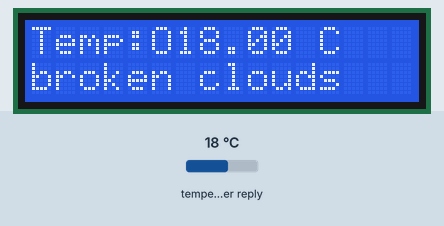
A sketch run on a simulated ESP32. Parts: 16×2 character LCD. The inputs (shaded band) are chosen by the test bench; at power-on: temperature in the weather reply 18 °C. WiFi joins after 1.5 s; servers stay silent unless stated; web services answer with replies made up by the test bench; what the sketch prints to the serial monitor is not drawn.

Above: at 1.9 s.

The sketch:

sketch.ino
```cpp
#include <Wire.h>
#include <LiquidCrystal_I2C.h>
#include <WiFi.h>          // Ganti dengan ESP8266WiFi.h jika menggunakan ESP8266
#include <HTTPClient.h>

const char* ssid = "IRUL WIFI";      // Pastikan sama dengan nama WiFi
const char* password = "gampang123"; // Pastikan password benar
String apiKey = "e07c53c6084de0ec216d7de200fde473";       // API Key dari OpenWeatherMap
String city = "Malang";              // Kota yang ingin ditampilkan
String units = "metric";              // Untuk Celsius gunakan "metric", untuk Fahrenheit "imperial"
String server = "http://api.openweathermap.org/data/2.5/weather?q=" + city + "&units=" + units + "&appid=" + apiKey;
//String server= "https://api.openweathermap.org/data/2.5/weather?q=Malang&appid=20ca0ff523294dcdeb424dfc5802e21b";

LiquidCrystal_I2C lcd(0x27, 16, 2);   // Inisialisasi LCD dengan alamat I2C 0x27

void setup() {
  Serial.begin(115200);

  // Inisialisasi LCD
  lcd.init();
  lcd.backlight();
  lcd.setCursor(0, 0);
  lcd.print("Connecting WiFi...");

  // Mulai koneksi WiFi
  WiFi.begin(ssid, password);
  Serial.println("\nMencoba terhubung ke WiFi...");
  Serial.print("SSID: ");
  Serial.println(ssid);

  // Tambahkan timeout 15 detik
  unsigned long startTime = millis();
  while (WiFi.status() != WL_CONNECTED && millis() - startTime < 15000) {
    delay(500);
    Serial.print(".");
  }

  // Cek hasil koneksi
  if (WiFi.status() != WL_CONNECTED) {
    Serial.println("\nGAGAL TERHUBUNG!");
    Serial.print("Status WiFi: ");
    Serial.println(WiFi.status()); // Kode error WiFi
    lcd.clear();
    lcd.print("WiFi FAILED!");
    lcd.setCursor(0, 1);
    lcd.print("Code: " + String(WiFi.status()));
    return; // Stop program
  }

  // Jika berhasil
  Serial.println("\nTERHUBUNG!");
  Serial.print("IP Address: ");
  Serial.println(WiFi.localIP());

  lcd.clear();
  lcd.print("WiFi OK!");
  lcd.setCursor(0, 1);
  lcd.print(WiFi.localIP().toString());
}

void loop() {
  if ((WiFi.status() == WL_CONNECTED)) {  // Check WiFi connection status

    HTTPClient http;
    http.begin(server);     // Specify the URL
    int httpCode = http.GET();  // Make the request

    if (httpCode > 0) { // Check for the returning code

      String payload = http.getString();
      Serial.println(payload);   // Print the response payload

      // Parse data (extract temperature)
      int tempIndex = payload.indexOf("temp");
      String temp = payload.substring(tempIndex + 6, payload.indexOf(",", tempIndex));

      // Display temperature on LCD
      lcd.setCursor(0, 0);
      lcd.print("Temp:");
      lcd.setCursor(6, 0);
      lcd.print(temp);
      lcd.print(" C");

      // Extract weather description
      int descIndex = payload.indexOf("description");
      String desc = payload.substring(descIndex + 14, payload.indexOf("\"", descIndex + 14));

      // Display description on LCD
      lcd.setCursor(0, 1);
      lcd.print(desc);

    } else {
      Serial.println("Error on HTTP request");
    }

    http.end();  // Free the resources
  }

  delay(60000);  // Update every minute
}
```
